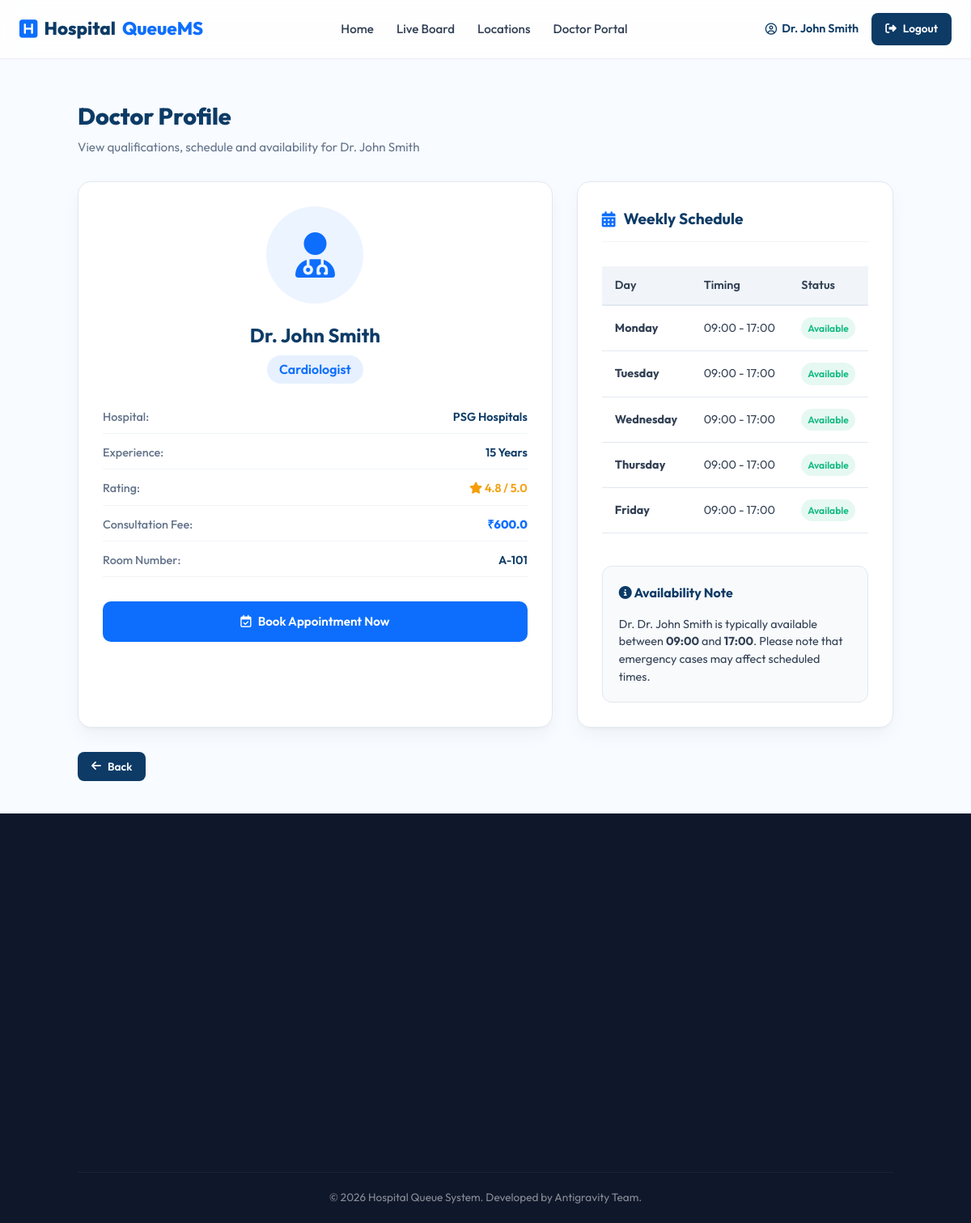
Screenshot of /dashboard/doctor-profile/3 (signed in) with the database file from the repository.
### models.py (models this page shows, shortened)
class User(UserMixin, db.Model):
    __tablename__ = 'users'
    id = db.Column(db.Integer, primary_key=True)
    username = db.Column(db.String(80), unique=True, nullable=False)
    email = db.Column(db.String(120), unique=True, nullable=False)
    password_hash = db.Column(db.String(256), nullable=False)
    role = db.Column(db.String(20), nullable=False)  # 'patient', 'doctor', 'admin'
    name = db.Column(db.String(100), nullable=False)

class DoctorProfile(db.Model):
    __tablename__ = 'doctor_profiles'
    id = db.Column(db.Integer, primary_key=True)
    user_id = db.Column(db.Integer, db.ForeignKey('users.id', ondelete='CASCADE'), nullable=False)
    hospital_id = db.Column(db.Integer, db.ForeignKey('hospitals.id', ondelete='SET NULL'), nullable=True)
    specialty = db.Column(db.String(100), nullable=False)
    experience = db.Column(db.Integer, default=5)
    consultation_fee = db.Column(db.Float, default=500.0)
    rating = db.Column(db.Float, default=5.0)
    latitude = db.Column(db.Float, nullable=True)
    longitude = db.Column(db.Float, nullable=True)
    room_number = db.Column(db.String(20), nullable=True)
    available_from = db.Column(db.String(5), default="09:00")
    available_to = db.Column(db.String(5), default="17:00")
    user = db.relationship('User', backref=db.backref('doctor_profile', uselist=False, cascade='all, delete-orphan'))

class Hospital(db.Model):
    __tablename__ = 'hospitals'
    id = db.Column(db.Integer, primary_key=True)
    name = db.Column(db.String(150), nullable=False)
    district_id = db.Column(db.Integer, db.ForeignKey('districts.id', ondelete='CASCADE'), nullable=False)
    address = db.Column(db.String(255), nullable=False)
    phone = db.Column(db.String(20), nullable=True)
    latitude = db.Column(db.Float, nullable=False)
    longitude = db.Column(db.Float, nullable=False)
    opening_time = db.Column(db.String(5), default="09:00")
    closing_time = db.Column(db.String(5), default="21:00")
    doctors = db.relationship('DoctorProfile', backref='hospital', lazy=True)

class DoctorSchedule(db.Model):
    __tablename__ = 'doctor_schedules'
    id = db.Column(db.Integer, primary_key=True)
    doctor_profile_id = db.Column(db.Integer, db.ForeignKey('doctor_profiles.id', ondelete='CASCADE'), nullable=False)
    day_of_week = db.Column(db.String(20), nullable=False) # e.g., "Monday"
    start_time = db.Column(db.String(5), default="09:00")
    end_time = db.Column(db.String(5), default="17:00")
    profile = db.relationship('DoctorProfile', backref=db.backref('schedules', cascade='all, delete-orphan'))

### routes/dashboard.py (the view)
@dash_bp.route('/doctor-profile/<int:user_id>')
@login_required
def doctor_profile(user_id):
    from models import User
    doctor = User.query.get_or_404(user_id)
    if doctor.role != 'doctor':
        flash("User is not a doctor.", "danger")
        return redirect(url_for('dash.index'))
    return render_template('doctor_profile_public.html', doctor=doctor)

### templates/doctor_profile_public.html (shortened to what this page needs)
{% extends 'base.html' %}
{% block content %}
<section class="dashboard-section">
    <div class="dashboard-container">
        <div class="db-welcome reveal">
            <h2>Doctor Profile</h2>
            <p>View qualifications, schedule and availability for {{ doctor.name }}</p>
        </div>
        <div class="db-grid">
            <div class="db-card reveal">
                <div style="text-align: center; margin-bottom: 30px;">
                    <div style="width: 120px; height: 120px; background: var(--primary-light); border-radius: 50%; display: flex; align-items: center; justify-content: center; margin: 0 auto 20px; color: var(--primary); font-size: 3.5rem;">
                        <i class="fa-solid fa-user-doctor"></i>
                    </div>
                    <h2 style="color: var(--secondary); margin-bottom: 5px;">{{ doctor.name }}</h2>
                    <span class="badge badge-primary" style="font-size: 1rem; padding: 5px 15px;">{{ doctor.doctor_profile.specialty }}</span>
                </div>
                <div class="profile-details">
                    <div class="detail-row">
                        <span class="label">Hospital:</span>
                        <span class="value">{{ doctor.doctor_profile.hospital.name if doctor.doctor_profile.hospital else 'Private Practice' }}</span>
                    </div>
                    <div class="detail-row">
                        <span class="label">Experience:</span>
                        <span class="value">{{ doctor.doctor_profile.experience }} Years</span>
                    </div>
                    <div class="detail-row">
                        <span class="label">Rating:</span>
                        <span class="value" style="color: var(--warning);">
                            <i class="fa-solid fa-star"></i> {{ doctor.doctor_profile.rating }} / 5.0
                        </span>
                    </div>
                    <div class="detail-row">
                        <span class="label">Consultation Fee:</span>
                        <span class="value" style="font-weight: 800; color: var(--primary);">₹{{ doctor.doctor_profile.consultation_fee }}</span>
                    </div>
                    <div class="detail-row">
                        <span class="label">Room Number:</span>
                        <span class="value">{{ doctor.doctor_profile.room_number or '—' }}</span>
                    </div>
                </div>
                <div style="margin-top: 30px;">
                    <a href="/appointments?doctor_id={{ doctor.id }}" class="btn btn-primary btn-block">
                        <i class="fa-regular fa-calendar-check"></i> Book Appointment Now
                    </a>
                </div>
            </div>
            <div class="db-card reveal">
                <h3><i class="fa-solid fa-calendar-days"></i> Weekly Schedule</h3>
                <div class="table-responsive" style="margin-top: 20px;">
                    <table class="table">
                        <thead>
                            <tr>
                                <th>Day</th>
                                <th>Timing</th>
                                <th>Status</th>
                            </tr>
                        </thead>
                        <tbody>
                            {% for sched in doctor.doctor_profile.schedules %}
                            <tr>
                                <td><strong>{{ sched.day_of_week }}</strong></td>
                                <td>{{ sched.start_time }} - {{ sched.end_time }}</td>
                                <td><span class="badge badge-success">Available</span></td>
                            </tr>
                            {% else %}
                            <tr>
                                <td colspan="3" class="text-center text-muted">No specific schedule listed.</td>
                            </tr>
                            {% endfor %}
                        </tbody>
                    </table>
                </div>
                <div style="margin-top: 40px; padding: 20px; background: #f8fafc; border-radius: 12px; border: 1px solid var(--slate-200);">
                    <h4 style="margin-bottom: 15px; color: var(--secondary);"><i class="fa-solid fa-circle-info"></i> Availability Note</h4>
                    <p style="font-size: 0.9rem; color: var(--slate-600); line-height: 1.5;">
                        Dr. {{ doctor.name }} is typically available between <strong>{{ doctor.doctor_profile.available_from }}</strong> and <strong>{{ doctor.doctor_profile.available_to }}</strong>.
                        Please note that emergency cases may affect scheduled times.
                    </p>
                </div>
            </div>
        </div>
        <div style="margin-top: 30px;">
            <button onclick="history.back()" class="btn btn-secondary btn-sm">
                <i class="fa-solid fa-arrow-left"></i> Back
            </button>
        </div>
    </div>
</section>
{% endblock %}

### templates/base.html (shortened to what this page needs)
<!DOCTYPE html>
<html lang="en">
<head>
    <link rel="stylesheet" href="https://cdnjs.cloudflare.com/ajax/libs/font-awesome/6.4.0/css/all.min.css">
    <link rel="stylesheet" href="{{ url_for('static', filename='css/style.css') }}">
</head>
<body>
    <header class="header">
        <div class="header-container">
            <a href="/" class="logo">
                <i class="fa-solid fa-square-h"></i> Hospital<span>QueueMS</span>
            </a>
            <nav class="nav-links" id="navLinks">
                <a href="/">Home</a>
                <a href="/queue">Live Board</a>
                <a href="/dashboard/location-dashboard">Locations</a>
                {% if current_user.is_authenticated %}
                    {% if current_user.role == 'patient' %}
                        <a href="/appointments">Book Appointment</a>
                        <a href="/dashboard">My Dashboard</a>
                    {% elif current_user.role == 'doctor' %}
                        <a href="/dashboard/doctor">Doctor Portal</a>
                    {% elif current_user.role == 'admin' %}
                        <a href="/dashboard/admin">Admin Panel</a>
                    {% endif %}
                {% else %}
                    <a href="/auth/login">Login</a>
                    <a href="/auth/register" class="nav-register-mobile">Sign Up</a>
                {% endif %}
            </nav>
            <div class="nav-actions">
                {% if current_user.is_authenticated %}
                    <span class="user-greeting"><i class="fa-regular fa-circle-user"></i> {{ current_user.name }}</span>
                    <a href="/auth/logout" class="btn btn-secondary btn-sm"><i class="fa-solid fa-right-from-bracket"></i> Logout</a>
                {% else %}
                    <a href="/auth/login" class="btn btn-outline btn-sm">Login</a>
                    <a href="/auth/register" class="btn btn-primary btn-sm">Sign Up</a>
                {% endif %}
            </div>
        </div>
    </header>
    <main class="main-content">
        {% block content %}{% endblock %}
    </main>
    <footer class="footer">
        <div class="footer-container">
        </div>
        <div class="footer-bottom">
            <p>&copy; 2026 Hospital Queue System. Developed by Antigravity Team.</p>
        </div>
    </footer>
</body>
</html>

### rows the page displays
User: name "Dr. John Smith"
DoctorProfile: doctor_profile.specialty "Cardiologist", doctor_profile.experience "15", doctor_profile.rating "4.8", doctor_profile.consultation_fee "600.0", doctor_profile "A-101", doctor_profile.available_from "09:00", doctor_profile.available_to "17:00"
Hospital: doctor_profile.hospital "PSG Hospitals"
DoctorSchedule: day_of_week "Monday", start_time "09:00", end_time "17:00"
DoctorSchedule: day_of_week "Tuesday", start_time "09:00", end_time "17:00"
DoctorSchedule: day_of_week "Wednesday", start_time "09:00", end_time "17:00"
DoctorSchedule: day_of_week "Thursday", start_time "09:00", end_time "17:00"
DoctorSchedule: day_of_week "Friday", start_time "09:00", end_time "17:00"
